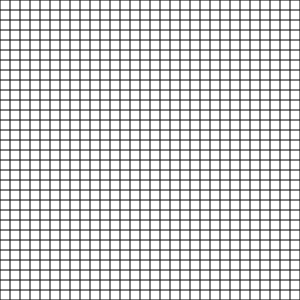
Frame 1 (no input)
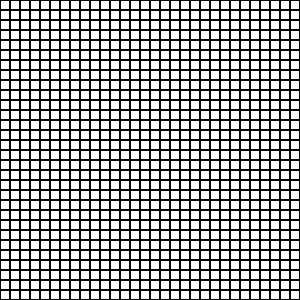
Frame 60 (no input)
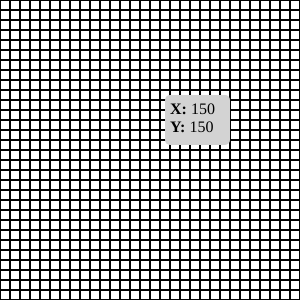
Frame 120 (the mouse pressed at the canvas centre since frame 60)

The p5.js sketch that drew these frames (run headless with seeded random() and noise() and a simulated clock; from frame 60 on, the mouse is pressed at the canvas centre):

// p5.js sketch
// ── sketch.js
/*
This is just to show a visual representation of a grid
to make the concept clear to students. We could consider
wrapping the tooltip around the other examples so they always
have that, even if the grid itself isn't displayed.

Have to include p5 DOM library for this to work.
*/

var tooltip;

var setup = function() {
  	createCanvas(300, 300);
    tooltip = createDiv('<b>X:</b> 0<br><b>Y:</b> 0')
      .id('tooltip')
      .size(55, 40)
      .style('background-color','lightgrey')
      .style('border-radius', '5px')
      .style('font-family', 'Verdana')
      .style('padding', '5px');
};

var draw = function() {
  // Get greater number of width and height to set bound for grid drawing
  var canvasBound;
  if (width === height) {
    canvasBound = width;
  }
  else if (width > height) {
    canvasBound = width;
  }
  else {
    canvasBound = height;
  }

	for (var i = 0; i <= canvasBound; i += 10) {
    line(i, height, i, 0);
    stroke(0);
    line(width, i, 0, i);
    stroke(0);
  }
  // Re-draw the tooltip with current mouse x and y locations printed
  tooltip.html('<b>X:</b> ' + mouseX + '<br>' + ' <b>Y:</b> ' + mouseY);

  // Just spacing out the tooltip to where it makes most sense
  tooltip.position(mouseX + 15, mouseY - 55);

  // Check if mouse is outside canvas bounds, hide/show depending
  if (mouseX > width || mouseY > height) {
    tooltip.hide();
  }
  else {
    tooltip.show();
  }
};
